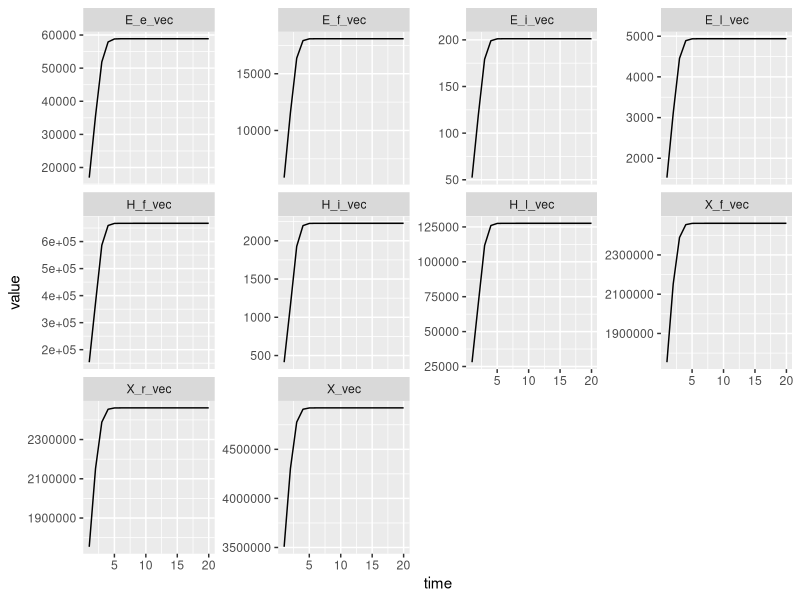
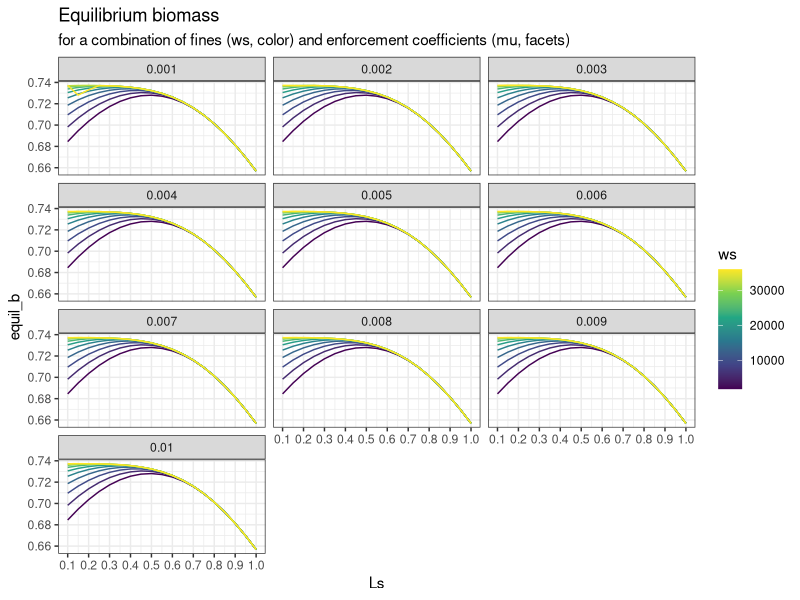

R code for these plots, in order:
##########################################################
# This script contains a discrete-time mete-population
# model of Ocean Halos. It is a two-patch model with
# a spatially implicit no-take marine reserve in one of
# the patches.
#
# The first patch is an MPA, which contains a no-take zone
# and a lease zone. The state variables for these areas are
# subindexed as _n (no-take) and _l (lease). Fishing effort
# in each area is determined by profits and costs. Costs
# in the no-take are cost of fishing + fines, while costs
# in the lease zone are cost of fishing + access fees.
#
# The second patch is a fishing area, where effort is given
# by open-access dynamics (or management...).
#
# The parameterization of some parameters comes from
# the 2015 Skipjack stock assessment.
##########################################################

# Load packages
library(tidyverse)

#### The model #################################################################
# 
# The model is coded as a function of all parameters,
# with no prescribed default values. A collection of
# default parameters is included below.
# 
################################################################################

model <- function(r, K, X0, f, p, q, c, beta, L, alpha, theta_max, mu, w, chi) {
  # Define vectors to store state variables through time
  X_vec <-
    X_r_vec <-
    X_f_vec <-
    E_i_vec <-
    E_l_vec <- 
    E_f_vec <- 
    E_e_vec <- 
    H_i_vec <- 
    H_l_vec <- 
    H_f_vec <- numeric(length = years)
  
  
  X_now <- X0                           # Initial biomass
  time <- seq_len(years)                # Create vector of time
  
  #### Wild assumption 1: Initial budget depends on access fee revenues only
  E_i <- 0
  theta <- 0
  
  #### BEGIN FOR LOOP ####
  for (i in time) {
    
    # Biomass dispersal
    X <- X_now
    X_r <- f * X
    X_f <- (1 - f) * X
    
    # Selection of effort
    E_f <- max(((p * q * X_f) / (beta * c)) ^ (1 / (beta - 1)), 0, na.rm = T)                            # Fishing effort in fishing zone
    E_l <- max((((p * q * X_r * L) - chi) / (beta * c)) ^ (1 / (beta - 1)), 0, na.rm = T)                # Fishing effort inlease zone
    E_e <- ((E_l * chi) + (theta * w * E_i)) / alpha                                                     # Enforcement effort given budget
    # In the above, enforcement budget is this years access fees plus last years fines for illegal fishing
    theta <- theta_max * (1 - exp(-mu * E_e))                                                 # Probability of detection given enforcement
    E_i <- max((((p * q * X_r * (1 - L)) - (theta * w)) / (beta * c)) ^ (1 / (beta - 1)), 0, na.rm = T)  # Illegal fishing effort
    
    # Harvest
    H_f <- q * X_f * E_f                                                                                 # Harvest in fishing zone
    H_l <- q * X_r * L * E_l                                                                             # Harvest in lease zone
    H_i <- q * X_r * (1 - L) * E_i                                                                       # Illegal harvest
    H <- H_f + H_l + H_i                                                                                 # Total harvest
    
    # Growth
    X_next <- X + (X * r * (1 - (X / K))) - H                                                            # Gordon-Schafer
    
    # Track state variables
    X_vec[i] <- X_now
    X_r_vec[i] <- X_r
    X_f_vec[i] <- X_f
    E_i_vec[i] <- E_i
    E_l_vec[i] <- E_l 
    E_f_vec[i] <- E_f 
    E_e_vec[i] <- E_e 
    H_i_vec[i] <- H_i 
    H_l_vec[i] <- H_l 
    H_f_vec[i] <- H_f
    
    # Update biomass for next iteration
    X_now <- X_next
  }
  #### END FOR LOOP ####
  
  # Combine all results into a tibble
  results <-
    tibble::tibble(
      time,
      X_vec,
      X_r_vec,
      X_f_vec,
      E_i_vec,
      E_l_vec,
      E_f_vec,
      E_e_vec,
      H_i_vec,
      H_l_vec,
      H_f_vec
    )
  
  return(results)
}

#### PARAMETERS ########################################################
# 
# The following are default parameters that get passed to
# the model (wrapped as a function).
# 
########################################################################

## Bio
r <- 0.57                 # Growth rate
K <- 6.876526e6           # Carrying capacity (tons)
X0 <- 3.507028e6          # Initial biomass (tons)
f <- 0.5                  # Dispersal between patches

## Econ
p <- 1200                 # Price (USD / ton)
q <- 1.5e-5               # Catchability (made up)
c <- 1800                 # Cost coefficient (USD / unit of effort)
beta <- 1.3               # Cost exponent (From upsides?)

## Management
L <- 0.7                  # Size of the lease zone
alpha <- 90               # Marginal cost of enforcement
theta_max <- 1L           # Maximum attainable probability of detection
mu <- 1e-3                # Enforcement coefficient
w <- 1800                 # Per-unit-effort fine
chi <- 1000               # Per-unit-access fee

## Duration of simulation
years <- 20L

#### Running simulations ################################################
#
#
#########################################################################

# Does it run?
test <- model(r, K, X0, f, p, q, c, beta, L, alpha, theta_max, mu, w, chi)

# Does it make sense?
# (plot all state variables through time)
test %>% 
  gather(variable, value, -time) %>% 
  ggplot(aes(x = time, y = value)) +
  geom_line() +
  facet_wrap(~variable, scales = "free_y")

# Wrapper function to call with map and get equilibrium biomass (normalized to K)
get_equil_biomass <- function(L, mu, w){
  model(r, K, X0, f, p, q, c, beta, L = L, alpha, theta_max, mu = mu, w = w, chi) %>% 
    filter(time == max(time)) %>% 
    pull(X_vec) / K
}

# Some range of parameters to test for
Ls <- seq(0.1, 1, by = 0.05)
mus <- seq(mu, mu * 10, length.out = 10)
ws <- seq(c, 20 * c, length.out = 10)

# Call the model on each combination of parameters
res <- expand_grid(Ls, mus, ws) %>% 
  mutate(equil_b = pmap_dbl(.l = list(L = Ls, mu = mus, w = ws),
                            .f = get_equil_biomass))


# Plot it
ggplot(res, aes(x = Ls, y = equil_b, color = ws, group = ws)) +
  geom_line() +
  facet_wrap(~mus, ncol = 3) +
  scale_x_continuous(breaks = seq(0, 1, by = 0.1)) +
  scale_color_viridis_c() +
  theme_bw() +
  ggtitle(label = "Equilibrium biomass", subtitle = "for a combination of fines (ws, color) and enforcement coefficients (mu, facets)")












